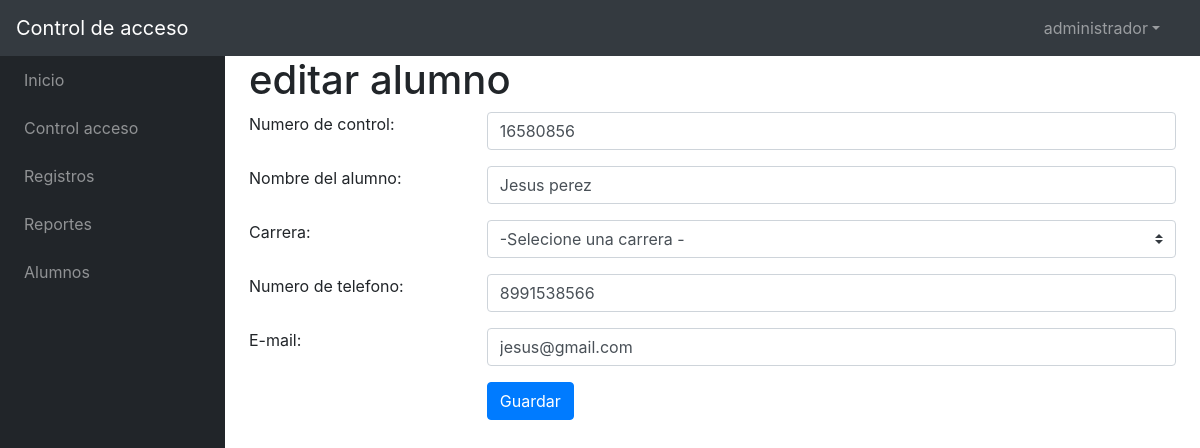
The page /admin/edi_alu.php?recordID=2 (signed in) on the database its author committed.
### tables this page shows
CREATE TABLE IF NOT EXISTS `alumnos` (
  `id` int(11) NOT NULL AUTO_INCREMENT,
  `num_ctrl` varchar(15) DEFAULT '''''',
  `nombre` varchar(250) DEFAULT '''''',
  `carrera` varchar(250) DEFAULT '''''',
  `num_tel` varchar(10) DEFAULT '''''',
  `email` varchar(250) DEFAULT '''''',
  PRIMARY KEY (`id`)
);

### admin/edi_alu.php (the view, shortened to what this page needs)
<?php require_once('../conexion/conexion.php'); ?>
<?php
	$nombre = $_SESSION['nombre'];
	$recordID= $_GET["recordID"];
	$sql = "SELECT * FROM alumnos where id='$recordID'";
	$ediresu = $mysqli->query($sql);
?>
<!DOCTYPE html>
<html >
    <head>
        <link href="../estilos/estilos.css" rel="stylesheet" />
	</head>
    <body class="sb-nav-fixed">
        <nav class="sb-topnav navbar navbar-expand navbar-dark bg-dark">
            <a class="navbar-brand" href="index.html">Control de acceso </a><button class="btn btn-link btn-sm order-1 order-lg-0" id="sidebarToggle" href="#"><i class="fas fa-bars"></i></button>
            <ul class="navbar-nav ml-auto mr-0 mr-md-3 my-2 my-md-0">
                <li class="nav-item dropdown">
                    <a class="nav-link dropdown-toggle" id="userDropdown" href="#" role="button" data-toggle="dropdown" aria-haspopup="true" aria-expanded="false"><?php echo $nombre; ?><i class="fas fa-user fa-fw"></i></a>
				</li>
			</ul>
		</nav>
        <div id="layoutSidenav">
            <div id="layoutSidenav_nav">
                <nav class="sb-sidenav accordion sb-sidenav-dark" id="sidenavAccordion">
                    <div class="sb-sidenav-menu">
                        <div class="nav">
                            <a class="nav-link" href="inicio.php"
							><div class="sb-nav-link-icon"><i class="fas fa-tachometer-alt"></i></div>
								Inicio</a>
							<a class="nav-link" href="reg_ent_sal.php"
							><div class="sb-nav-link-icon"><i class="fas fa-tachometer-alt"></i></div>
								Control acceso</a>
							<a class="nav-link" href="index.html"
							><div class="sb-nav-link-icon"><i class="fas fa-tachometer-alt"></i></div>
								Registros</a>
							<a class="nav-link" href="index.html"
							><div class="sb-nav-link-icon"><i class="fas fa-tachometer-alt"></i></div>
								Reportes</a>
							<a class="nav-link" href="alu_list.php"
							><div class="sb-nav-link-icon"><i class="fas fa-tachometer-alt"></i></div>
								Alumnos</a>
					</div>
				</nav>
			</div>
            <div id="layoutSidenav_content">
                <main>
                    <div class="container-fluid">
						<h1>editar alumno</h1>
						<?php while($row = $ediresu->fetch_assoc()) { ?>
						<form class="mt33" action="" method = "post">
								<div class="form-group row">
									<label for="description" class="control-label col-sm-3">Numero de control:</label>
									<div class="col-sm-9">
									<input type="text" class="form-control" id="num_ctrl" name="num_ctrl" value="<?php echo $row['num_ctrl']; ?>"
										   placeholder="intoducir numero de control" required>
									</div>
								</div>
								  <div class="form-group row">
									<label for="description" class="control-label col-sm-3">Nombre del alumno:</label>
									<div class="col-sm-9">
									<input type="text" class="form-control" id="nombre" name="nombre" placeholder="introducir nombre del alumno" value="<?php echo $row['nombre']; ?>"required>
									</div>
								</div>
								<div class="form-group row">
									<label for="rootCause" class="control-label col-sm-3">Carrera:</label>
									<div class="col-sm-9">
										<select class="custom-select" id="carrera" name="carrera" aria-label="city_name" required>
											<option value=""> -Selecione una carrera -</option>
										</select>
									</div>
								</div>
								  <div class="form-group row">
										<label for="description" class="control-label col-sm-3">Numero de telefono:</label>
										<div class="col-sm-9">
										<input type="text" class="form-control" id="num_tel" name="num_tel" placeholder="introducir numero de telefono" value="<?php echo $row['num_tel']; ?>" required>
										</div>
									</div>
								  <div class="form-group row">
									<label for="description" class="control-label col-sm-3">E-mail:</label>
									<div class="col-sm-9">
									<input type="email" class="form-control" id="email" name="email" placeholder="introducir e-mail" value="<?php echo $row['email']; ?>" required>
									</div>
								</div>
								<div class="form-group row">
									<div class="offset-sm-3 col-sm-9 pull-right">
										<button type="submit"id="save" name="save" class="btn btn-primary">Guardar</button>
									</div>
								</div>
            			</form>
						<?php } ?>
					</div>
				</main>
			</div>
		</div>
	</body>
</html>

### rows shown on the page
alumnos: num_ctrl "16580856", nombre "Jesus perez", num_tel "8991538566", email "jesus@gmail.com"

### other values the page prints
$nombre "administrador"
